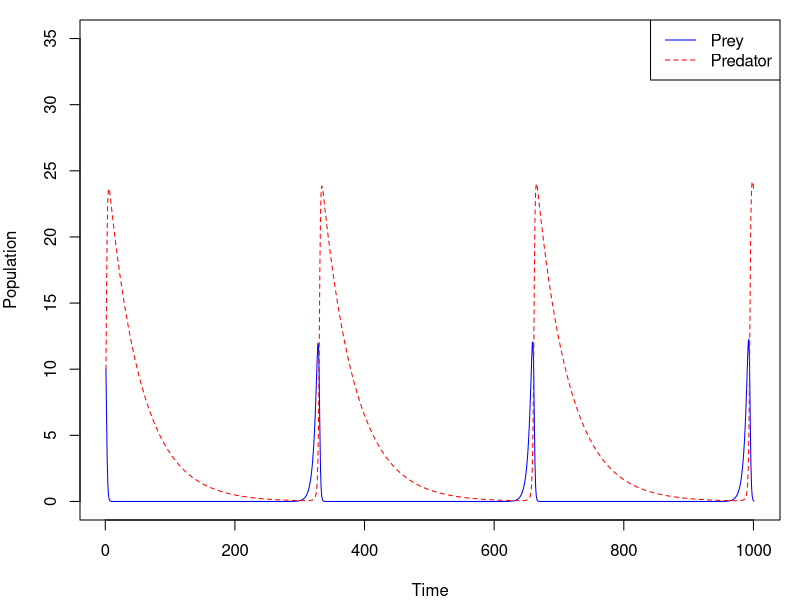
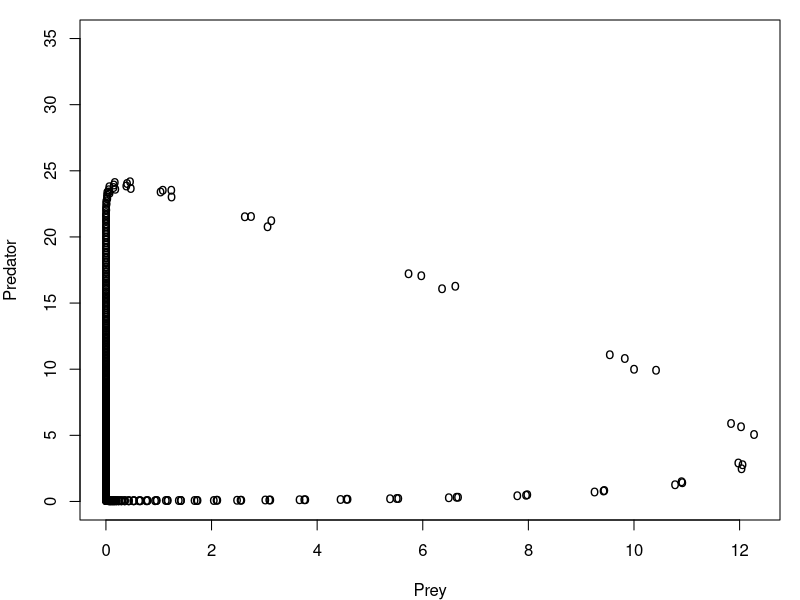

The R script that drew these images, in order:
# http://www.r-bloggers.com/lotka-volterra-model%C2%A0%C2%A0intro/
# and modified

library(deSolve)

lotkav <- function (time, state, pars) {
    with(as.list(c(state, pars)), {
        dx = x*(alpha - beta*y)
        dy = -y*(gamma - delta*x)
        return(list(c(dx, dy)))
    })
}
 
pars <- c(alpha = 2, beta = .5, gamma = .2, delta = .6)
state <- c(x = 10, y = 10)
time <- seq(0, 100, by = 0.1)
width <- 5
height <- 4

 
out <- as.data.frame(ode(func = lotkav, y = state, parms = pars, times = time))
mar <- c(4, 4, 1, 1)


pdf("../images/lotkav-timeserie.pdf", width=width, height=height)
par(mar = mar)
matplot(out[,-1], type = "l", col = c("blue", "red"), xlab = "Time", ylab = "Population", ylim=c(0, 35))
legend("topright", c("Prey", "Predator"), lty = c(1,2), col = c("blue", "red"))
#title("Vývoj systému Predátor a kořist v čase")
dev.off()

pdf("../images/lotkav-oscil.pdf", width=width, height=height)
par(mar = mar)
plot(out$x, out$y, pch = "o", xlab = "Prey", ylab = "Predator", ylim=c(0, 35))
#title("Oscilace systému Predátor a kořist")
dev.off()
